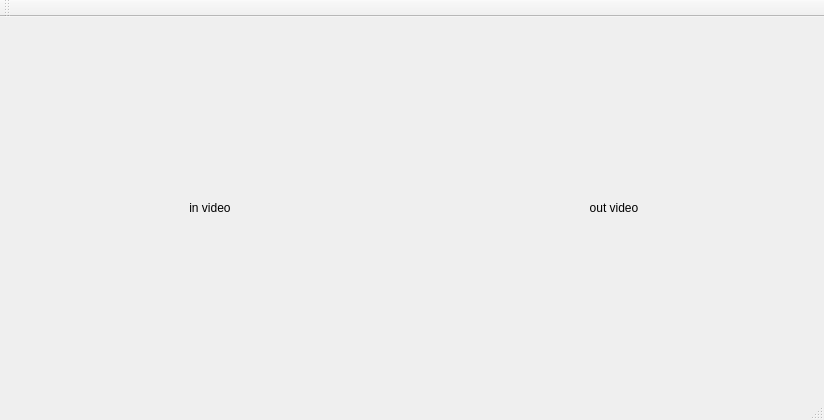
<?xml version="1.0" encoding="UTF-8"?>
<ui version="4.0">
 <class>MainWindow</class>
 <widget class="QMainWindow" name="MainWindow">
  <property name="geometry">
   <rect>
    <x>0</x>
    <y>0</y>
    <width>824</width>
    <height>420</height>
   </rect>
  </property>
  <property name="windowTitle">
   <string>MainWindow</string>
  </property>
  <widget class="QWidget" name="centralWidget">
   <layout class="QHBoxLayout" name="horizontalLayout">
    <item>
     <widget class="QLabel" name="inVideo">
      <property name="text">
       <string>in video</string>
      </property>
      <property name="alignment">
       <set>Qt::AlignCenter</set>
      </property>
     </widget>
    </item>
    <item>
     <widget class="QLabel" name="outVideo">
      <property name="text">
       <string>out video</string>
      </property>
      <property name="alignment">
       <set>Qt::AlignCenter</set>
      </property>
     </widget>
    </item>
   </layout>
  </widget>
  <widget class="QMenuBar" name="menuBar">
   <property name="geometry">
    <rect>
     <x>0</x>
     <y>0</y>
     <width>824</width>
     <height>22</height>
    </rect>
   </property>
  </widget>
  <widget class="QToolBar" name="mainToolBar">
   <attribute name="toolBarArea">
    <enum>TopToolBarArea</enum>
   </attribute>
   <attribute name="toolBarBreak">
    <bool>false</bool>
   </attribute>
  </widget>
  <widget class="QStatusBar" name="statusBar"/>
 </widget>
 <layoutdefault spacing="6" margin="11"/>
 <resources/>
 <connections/>
</ui>
